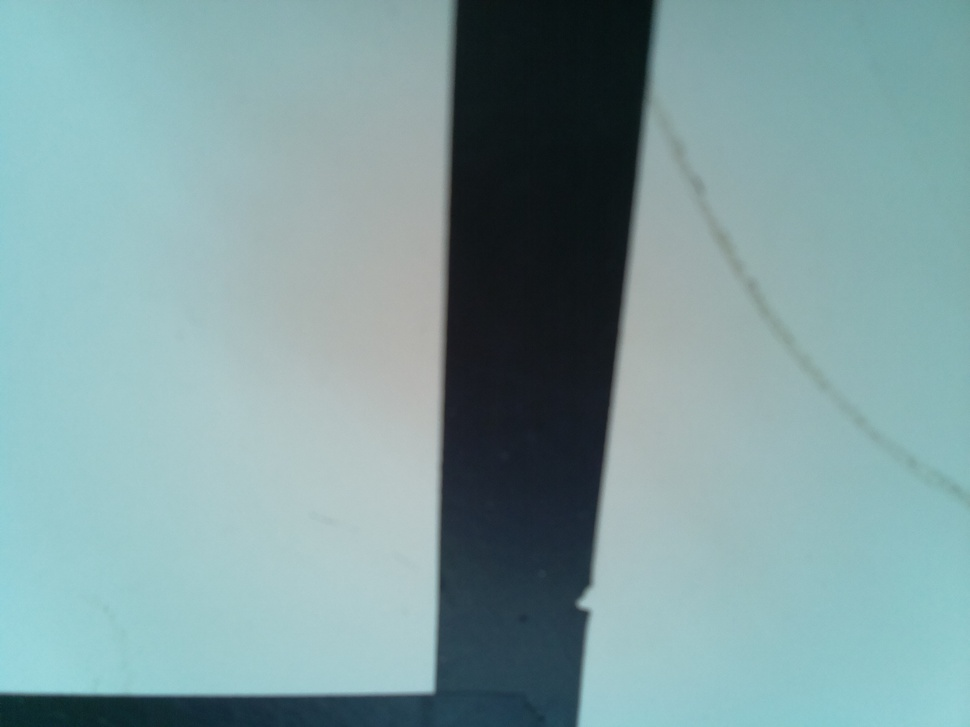
//> input picture pic.jpg, 970 x 727 px, shrunk from 2592 x 1944 before the run
$ ./proj pic.jpg 20160414_154858.jpg 20160414_154858.jpg 20160414_154858.jpg   (built with g++ and OpenCV 4)
//> lines starting //> are read from the running program, lines starting //| are printed output that depends on the picture; after the words box and inside, x2 and y2 are one past the last pixel; in counts of white or black regions, pixels touching at a corner belong together
#include <stdio.h>
#include<cstdlib>
#include<iostream>
#include <opencv2/opencv.hpp>
#include <opencv2/core/core.hpp>
#include<vector>
#include<queue>
#include<map>
#include<math.h>

#define ii pair<int,int>

using namespace cv;
using namespace std;

struct Mypoint{
int x;
int y;
int dist;

};


ii iimake(int a, int b)
{
    return ii(make_pair(a, b));
}

int colorazione[3]={0,0,0};


void calcola_colore(int dist)
{

int qualecolore = (dist/250)%3;
int intensita=(dist%250);

for(int i=0; i<3; i++)
    colorazione[i]=0;

colorazione[qualecolore]=intensita;

}


///VARIABILI DEL "ROBOT"-------------------
int soglianero=120;
int fino_a_dove=100;   ///FINO A DOVE: FIN DOVE CALCOLO LA DISTANZA, PIÙ CHE ALTRO FIN DOVE FACCIO TUTTO. ES: SE È 400, ALLORA
                        ///GUARDO (COSA GUARDO? quello che mi serve) fino a 400, appunto, pixel di distanza dal primo pixel
int distanza_isole=fino_a_dove-5; ///vedi sotto
int quanti_per_isola=3; ///QUANTI PER ISOLA: quanto è la distanza MASSIMA tra un pixel a una data distanza (distanza isole) di modo che si possano considerare
                        ///NON separati, cioè diciamo riunibili in uno stesso punto. Secondo la geometria, dovrebbe essere addirittura 1, non di più.

///VARIABILI PER LA FUNZIONE--------------
map<ii, int> distanze; ///la matrice dove il pixel in pos(x,y) è a distanza d dal primo nero trovato
int distanza_max=0;

//int vett_quanti[100000]; ///ma vett_quanti è inutilissimo!
vector<int>vettore_x[100000];
vector<int>vettore_y[100000];///100mila vuol dire che possiamo arrivare fino alla distanza di 100mila pixel (esagerato) (vedi NOTA)

//vector<int> isola_x;
//vector<int> isola_y; ///si salva il centro di ogni isola. la size è il numero di isole
vector<int> hdng_isole;
int linea_x[10000];
int linea_y[10000];

queue<Point> coda;

Mat colore;

/**
CONSIDERANDO CHE VETTORE_X (e y)  lo si usa nella bfs per le isole, alla fine, secondo me, non è nemmeno così malvagia l'idea di usarlo
per calcolare la media e poi la linea bianca A POSTERIORI, invece che calcolarla dinamicamente duarante la bfs. Così facendo si risparmia addirittura un vettore
*/

int angolo_tra(int x1, int y1, int x2, int y2){

    swap(y1,y2);
    if(x1==x2)
        if(y1<y2) return 90;
        else      return 270;
    if(y1==y2)
        if(x1<x2) return 0;
        else      return 180;


    int angolo=atan((y2-y1)/(x2-x1))*57.3;

    short seno;
    if(y2 > y1) seno=+1;
    else        seno=-1;

    if(angolo * seno > 0) return angolo;
    else                  return angolo+180;


}
float angolo_medio_linea(int* lineax, int* lineay, int lungh, int l, int step){

	//cout<<"INIZIO CALCOLO ANGOLO LINEA"<<endl;getchar();
	long long int media=0;
	int t=0, c=0;
for(int i=0; i<lungh-l; i+=step){

    c++;
    colore.at<Vec3b>(lineay[i+l],lineax[i+l]) = (Vec3b){0,0,255};
	//cout<<"finale : "<<lineax[i+l]<<" "<<lineay[i+l]<<"\n iniziale:"<<lineax[i]<<" "<<lineay[i]<<endl;
        t=angolo_tra(lineax[i],lineay[i],lineax[i+step],lineay[i+step]);
		media+=(int)t;
	//cout<<t<<" "<<media<<endl;//getchar();
	colore.at<Vec3b>(lineay[i],lineax[i]) = (Vec3b){0,0,255};

    imshow("colore",colore);
    namedWindow("colore", WINDOW_FULLSCREEN);
    //waitKey(0);
	}
	//cout<<"campionis: "<<lungh<<" "<<step<<" "<<((int)lungh/step)<<endl;
	media=media/c;
    cout<<media<<endl;
	return media;
}

void bfs_principaple(Mat& grigio){ ///COLORA "colore" e riempie la matrice DISTANZE

int primox, primoy, lastx;
    ///NOTA PER TUTTO STO CESSO
    ///IL MAT::AT(A,B) FUNZIONA CHE A SONO LE RIGHE (QUINDI LA Y) E B LE COLONNE (LA X)
for(int i=grigio.rows-1; i>=0; i--)  ///i:righe
{
    for(int j=grigio.cols -1; j>=0; j--) ///j:colonne; CERCA IL PRIMO NERO A PARTIRE DA DESTRA
    {
        if ((int)grigio.at<uchar>(i,j) <=soglianero )
        {
            primox=j;
            primoy=i;
            j=-1;///esci dal for
        }
    }

    for(int j=0; j<grigio.cols; j++) ///QUANDO HA TROVATO IL PRIMO NERO A DESTRA, LO CERCA DA SINISTRA
    {
        if ((int)grigio.at<uchar>(i,j) <=soglianero )
        {
            lastx=j;

            //escimi il for
            j=grigio.cols+10;
            i=-1;  ///QUANDO HA TROVATO IL NERO DX E IL NERO SX CHE STANNO PIÙ IN BASSO DI TUTI,
                    ///esce da tutti i for possibili, ha trovato le cordinate esatte del primo nero
        }
    }

}
primox=(primox+lastx)/2;
colore.at<Vec3b>(primoy, primox)=(Vec3b){0,0,250};
//cout<<"HO TROVATO UN NERO!"<<primox<<" "<<primoy<<endl;

///--------------------<<BFS>>---------------///

coda.push(Point(primox, primoy));
distanze[iimake(primox,primoy)]=0;

while(!coda.empty())
{
    Point corrente = coda.front();
    coda.pop();
    int xcorrente=corrente.x;
    int ycorrente=corrente.y;

    for(int i=-1; i<=1; i++)
        for(int j=-1; j<=1; j++)   ///PER OGNI VICINO DEL PIXEL CORRENTE CONTROLLA SE LO DEVI PRENDERE
        {
            int xprossimo = xcorrente+i;
            int yprossimo = ycorrente+j;
            int distcorr= distanze[iimake(xcorrente,ycorrente)];
            if((xprossimo>=0 && xprossimo<grigio.cols) &&
                (yprossimo>=0 && yprossimo<grigio.rows)  ///SE È DENTRO I CONFINI DELLA MATRICE,
                &&
                (distanze.count(iimake(xprossimo,yprossimo)) == 0 )&& ///BFS:SE NON LO HAI GIA PRESO IN CONSIDERAZIONE,
                ( (int)grigio.at<uchar>(yprossimo,xprossimo) <= soglianero) ///SE È UN NERO,
                )
            {

                coda.push(Point(xprossimo,yprossimo));    ///metti il prossimo nodo nella coda
                distanze[iimake(xprossimo,yprossimo)] =  distanze[iimake(xcorrente,ycorrente)]+1; ///setta la distanza del prossimo a la tua +1
                int distanza = distcorr+1; ///e salvala nella variabile "distanza"
                //vett_quanti[distanza]++; ///di che c'è un altro punto a quella distanza
                if(distanza> distanza_max)
                    distanza_max=distanza;
                calcola_colore(distanza);  ///colora il punto sulla immagine
                colore.at<Vec3b>(yprossimo,xprossimo) = (Vec3b){colorazione[0],colorazione[1],colorazione[2]};

                vettore_x[distanza].push_back(xprossimo);
                vettore_y[distanza].push_back(yprossimo);

             } //endif
        } //endfor


}//endwhile; fine bfs

}

void disegna_linea(){
    ///--<<CALCOLO DELLA MEDIA, PER VEDERE DOVE VA LA TRAIETTORIA DELLA LINEA>>----
int mediax;
int mediay;
for(int i=1; i<fino_a_dove; i++)
{
    mediax=0;
    mediay=0;
    //cout<<"I PIXELS A DISTANZA "<<i<<"SONO "<<vettore_x[i].size()<<" "<<vettore_y[i].size()<<" "<<vett_quanti[i]<<endl;//getchar(); //questi tre numeri dovrebbero SEMPRE essere uguali, o qualcosa non va
    for(int j=0; j<vettore_x[i].size(); j++)
    {
        //cout<<"       "<<vettore_x[i][j]<<"  "<<vettore_y[i][j]<<endl;
        mediax=mediax+vettore_x[i][j];
        mediay=mediay+vettore_y[i][j];
    }
    mediax=mediax /vettore_x[i].size();
    mediax=(int)mediax;
    mediay=mediay /vettore_y[i].size();
    mediay=(int)mediay;

    linea_x[i]=(int)mediax;
    linea_y[i]=(int)mediay;
    colore.at<Vec3b>(linea_y[i],linea_x[i])=(Vec3b){250,250,250};

    //cout<<"LA MEDIA ERA "<<mediax<<" "<<mediay<<endl<<endl;
}
}

int bfs_isole(Mat& grigio,int distanza_isole_funz){
    ///----<<LA CONTROBFS PER VEDERE QUALI SONO LE "ISOLE", cioè le ramificazioni----
map<ii, bool> usati;

int numero_isole=0;
for(int i=0; i<vettore_x[distanza_isole_funz].size(); i++)
    if(usati.count(iimake(vettore_x[distanza_isole_funz][i],vettore_y[distanza_isole_funz][i]))==0)
    {
        //cout<<"siamo !!!ALL INIZIO!! di un isola con";
        numero_isole++;
        usati[iimake(vettore_x[distanza_isole_funz][i],vettore_y[distanza_isole_funz][i])]=true;
        coda.push(Point(vettore_x[distanza_isole_funz][i],vettore_y[distanza_isole_funz][i]));

        //int mediax=0;
        //int mediay=0;
        //int pixel_per_isola=0;
        while(!coda.empty()) ///NOTA, ERA VERAMENTE UN CESSO DA IMPLEMENTARE IL FATTO DELLA DISTANZA MINIMA TRA I PIXEL ISOLA, COSÌ LASCIAI PERDERE
        {

            Point corrente = coda.front();
            coda.pop();
            int xcorrente=corrente.x;
            int ycorrente=corrente.y;

            for(int i=-1; i<=1; i++)
                for(int j=-1; j<=1; j++)   ///PER OGNI VICINO DEL PIXEL CORRENTE CONTROLLA SE LO DEVI PRENDERE
                {
                    int xprossimo = xcorrente+i;
                    int yprossimo = ycorrente+j;
                    ii  proxnodo=iimake(xprossimo,yprossimo);
                    if((xprossimo>=0 && xprossimo<grigio.cols) && (yprossimo>=0 && yprossimo<grigio.rows)  ///SE È DENTRO I CONFINI DELLA MATRICE,
                        &&
                        (usati.count(proxnodo) == 0 )&&  (abs(distanze[proxnodo]-distanza_isole_funz) <=quanti_per_isola) && ///BFS:SE NON LO HAI GIA PRESO IN CONSIDERAZIONE,
                        ( (int)grigio.at<uchar>(yprossimo,xprossimo) <= soglianero) ///SE È UN NERO,
                        )

                    {
                        usati[proxnodo]=true;
                        //cout<<"assert "<<usati.count(proxnodo)<<" == "<<usati[iimake(xprossimo,yprossimo)]<<" =? 1"<<endl;
                        coda.push(Point(xprossimo,yprossimo));
                         colore.at<Vec3b>(yprossimo,xprossimo) = (Vec3b){250,250,0};

                         //mediax+=xprossimo;
                         //mediay+=yprossimo;
                         //pixel_per_isola++;
                    }
                }
        }//endwhile

        // [6 lines of commented-out code are left out]
    }//endfor-if:trova ogni isola

    return numero_isole;
}//endfunction

void heading_isole(Mat& grigio){
    cout<<"ciao";
    map<ii, bool> usati;
    Point corrente;
    int xprossimo,yprossimo;
    ii proxnodo;
    int mediax[500], mediay[500];
    int quantix[500], quantiy[500]; //non mettiamo i vector del cazzo, sono lenti

    int dist_proxnodo;

    for(int i=0; i<vettore_x[distanza_isole].size(); i++){
        cout<<"siamo a "<<i<<"di "<<vettore_x[distanza_isole].size()<<endl;
        if(usati.count(iimake(vettore_x[distanza_isole][i],vettore_y[distanza_isole][i])) == 0)
        {

           cout<<"isola!";
           for(int k=0; k<500; k++)
            {
                mediax[k]=0;
                mediay[k]=0;
                quantix[k]=0;
                quantiy[k]=0;
            }

            coda.push(Point(vettore_x[distanza_isole][i],vettore_y[distanza_isole][i]));
            while(!coda.empty()){
                //cout<<"siamo nella bfs  ";
                corrente=coda.front();
                coda.pop();
                //cout<<corrente.x<<" "<<corrente.y<<" "<<distanze[iimake(corrente.x,corrente.y)]<<endl;
                for(int k=-1; k<=1; k++)
                    for(int j=-1; j<=1; j++)   ///PER OGNI VICINO DEL PIXEL CORRENTE CONTROLLA SE LO DEVI PRENDERE
                    {
                        xprossimo = corrente.x+k;
                        yprossimo = corrente.y+j;
                        proxnodo=iimake(xprossimo,yprossimo);
                        dist_proxnodo=distanze[proxnodo];
                        if((xprossimo>=0 && xprossimo<grigio.cols) && (yprossimo>=0 && yprossimo<grigio.rows)  ///SE È DENTRO I CONFINI DELLA MATRICE,
                            &&
                            ( (int)grigio.at<uchar>(yprossimo,xprossimo) <= soglianero)&& ///SE È UN NERO,
                            (dist_proxnodo >= distanza_isole) && (usati.count(proxnodo) == 0 )  ///BFS:SE NON LO HAI GIA PRESO IN CONSIDERAZIONE,
                            )

                        {
                            usati[proxnodo]=true;
                            //cout<<"assert "<<usati.count(proxnodo)<<" == "<<usati[iimake(xprossimo,yprossimo)]<<" =? 1"<<endl;
                            coda.push(Point(xprossimo,yprossimo));
                             mediax[dist_proxnodo-distanza_isole]+=xprossimo;
                             mediay[dist_proxnodo-distanza_isole]+=yprossimo;
                             quantix[dist_proxnodo-distanza_isole]++;
                             quantiy[dist_proxnodo-distanza_isole]++;
                        }
                    }

            }//endwhile
        for(int k=0; k<500 && quantix[k]>=1; k++)
        {
            //cout<<"sono a dist "<<k+distanza_isole<<" e ho "<<mediax[k-distanza_isole]<<" somma x per "<<quantix[k-distanza_isole]<<endl;
            mediax[k]=(int)(mediax[k]/quantix[k]);
            mediay[k]=(int)(mediay[k]/quantiy[k]);
        }

        hdng_isole.push_back(angolo_medio_linea(mediax,mediay,100, 10,10));
        cout<<"heding dell isola"<<hdng_isole.size()<<" "<<hdng_isole[hdng_isole.size()-1]<<endl;//getchar();

        }//endif/for
}//end for
cout<<"finito\n";
return;
}

int main(int argc, char** argv )
{

cout<<"ciao"<<endl;
Mat grigio=imread(argv[1], CV_LOAD_IMAGE_GRAYSCALE);
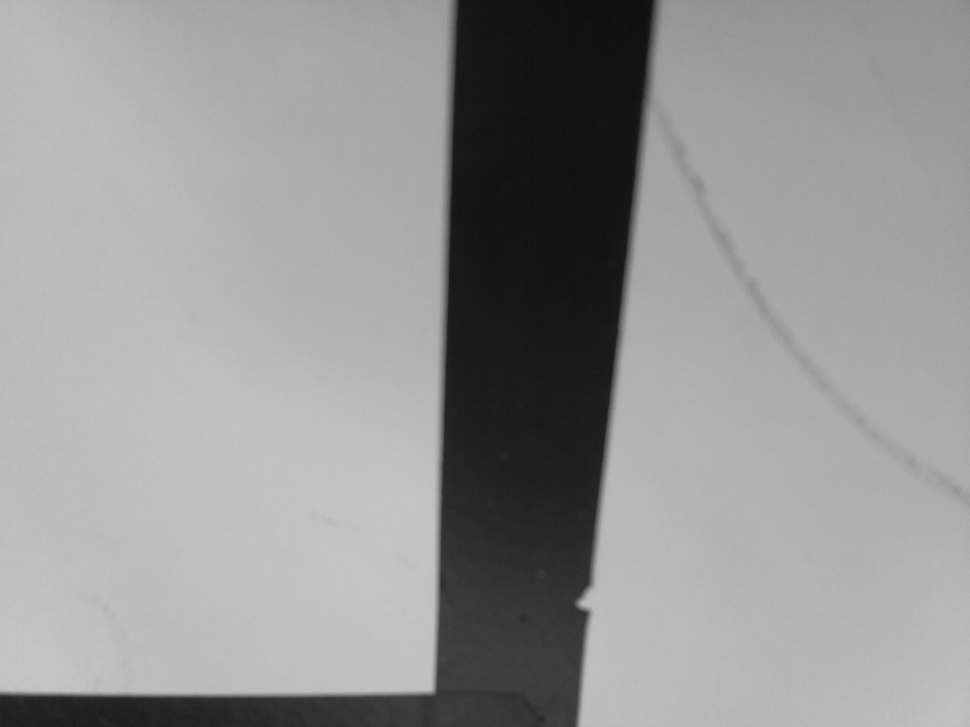
//> grigio: 727 rows x 970 cols, CV_8UC1; min 13, max 200, mean 148.9
if ( !grigio.data )
    {
        printf("No image data \n");
        return -1;
    }

///INIZIALIZZAZIONE-----------------
if(argc>=3)
{
     stringstream s;
        s<<argv[2];
        s>>fino_a_dove;
}
if(argc>=4)
{
     stringstream s;
        s<<argv[3];
        s>>distanza_isole;
}
if(argc>=5)
{
     stringstream s;
        s<<argv[4];
        s>>quanti_per_isola;
}


for(int i=0; i<10000; i++)
{
linea_x[i]=0;
linea_y[i]=0;
//vett_quanti[i]=0;
}
cvtColor(grigio,colore, CV_GRAY2BGR);
///FINZE INIZIALIZZAZIONE---------------

bfs_principaple(grigio);
//> the loop in bfs_principaple, `for(int i=grigio.rows-1; i>=0; i--)` made 1 pass
//> (primox, primoy, lastx, i) on pass 1: (576, 726, 0, -1)
//> after the loop in bfs_principaple, `for(int i=grigio.rows-1; i>=0; i--)`: primox = 576; primoy = 726; lastx = 0
//> in bfs_principaple, `primox=(primox+lastx)/2;`: primox = 288
//> in bfs_principaple, `colore.at<Vec3b>(primoy, primox)=(Vec3b){0,0,250};`: colore: 727 rows x 970 cols, CV_8UC3; mean B, G, R 148.9, 148.9, 148.9
//> in bfs_principaple, `coda.push(Point(primox, primoy));`: coda = 1 item
//> the loop in bfs_principaple, `while(!coda.empty())` made 140864 passes
//> (xcorrente, ycorrente, distanza_max) on passes 1 to 3: (288, 726, 1), (287, 725, 2), (287, 726, 2)
//> after the loop in bfs_principaple, `while(!coda.empty())`:
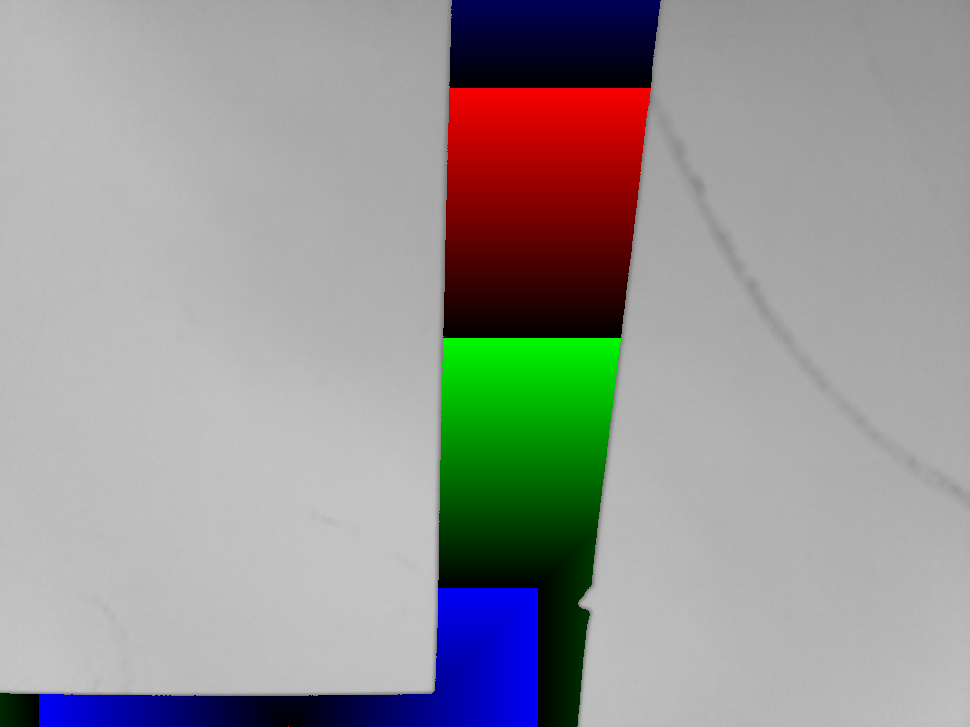
//> colore: 727 rows x 970 cols, CV_8UC3; mean B, G, R 149.1, 149.6, 150.4
//> after the loop in bfs_principaple, `while(!coda.empty())`: coda = 0 items; distanze = 140864 items; distanza_max = 837; vettore_x = 100000 items
fino_a_dove=distanza_max;
//> fino_a_dove = 837
cout<<"dist max :"<<distanza_max<<endl;
//| dist max :837

/*al massimo*/
for(int dove=2; dove<fino_a_dove; dove+=50){
    if(bfs_isole(grigio,dove)>=2){
        fino_a_dove=dove+50;
        break;
     }
}
//> this loop made 17 passes

int ub=fino_a_dove;
//> ub = 837
int lb=2;
int mid=(ub+lb)/2;
//> mid = 419

while(ub>lb+1){
    mid=(ub+lb)/2;
    if(bfs_isole(grigio,mid)==1)
        lb=mid;
    else
        ub=mid;
}
//> this loop made 10 passes
//> (mid, lb) on passes 1 to 10: (419, 419), (628, 628), (732, 732), (784, 784), (810, 810), (823, 823), (830, 830), (833, 833), (835, 835), (836, 836)
    distanza_isole=ub+5;
//> distanza_isole = 842
    fino_a_dove=distanza_isole-15;
//> fino_a_dove = 827

cout<<"una fatta\n";
disegna_linea();
//> the loop in disegna_linea, `for(int i=1; i<fino_a_dove; i++)` made 826 passes
//> (mediax, mediay) on passes 1 to 3: (288, 725), (288, 724), (288, 723)
//> after the loop in disegna_linea, `for(int i=1; i<fino_a_dove; i++)`:
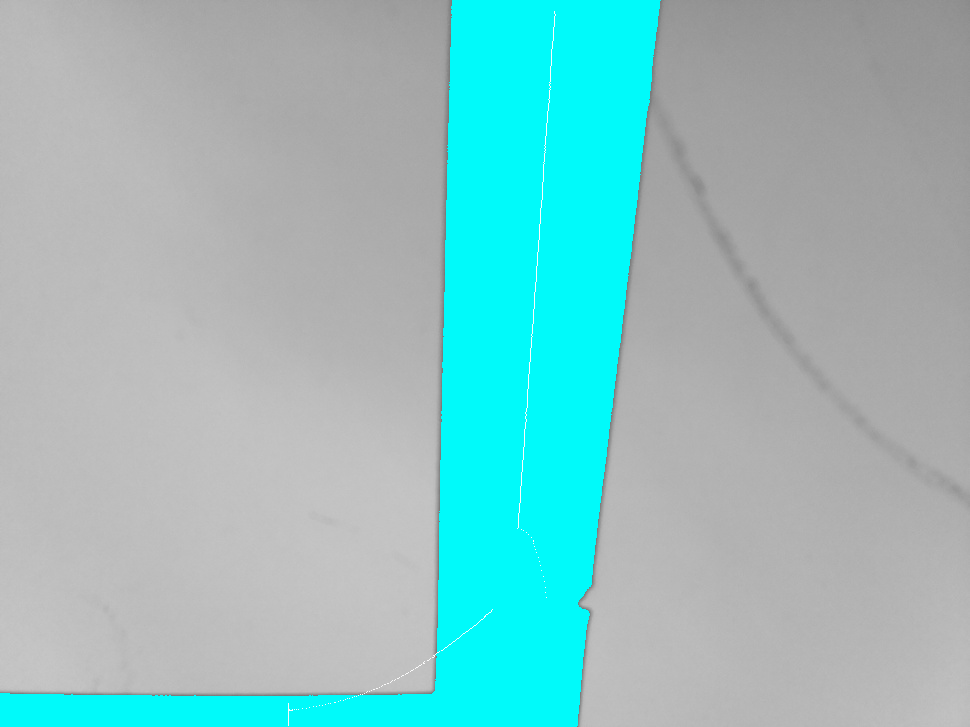
//> colore: 727 rows x 970 cols, CV_8UC3; 19.98% of pixels changed, all inside (x1, y1, x2, y2) = (0, 0, 661, 727)
//> after the loop in disegna_linea, `for(int i=1; i<fino_a_dove; i++)`: mediax = 554; mediay = 11; linea_x = 10000 values, max 555 at index 822, min 0 at index 0, mean 38.99; linea_y = 10000 values, max 725 at index 1, min 0 at index 0, mean 34.83
cout<<"due\n";
int direzione_principale = angolo_medio_linea(linea_x,linea_y,fino_a_dove, 10,3);
//> the loop in angolo_medio_linea, `for(int i=0; i<lungh-l; i+=step)` made 273 passes
//> (y1 in angolo_tra, y2 in angolo_tra, t, media) on passes 2 to 4: (721, 723, 90, 27), (719, 721, 90, 117), (717, 719, 90, 207)
//> after the loop in angolo_medio_linea, `for(int i=0; i<lungh-l; i+=step)`:
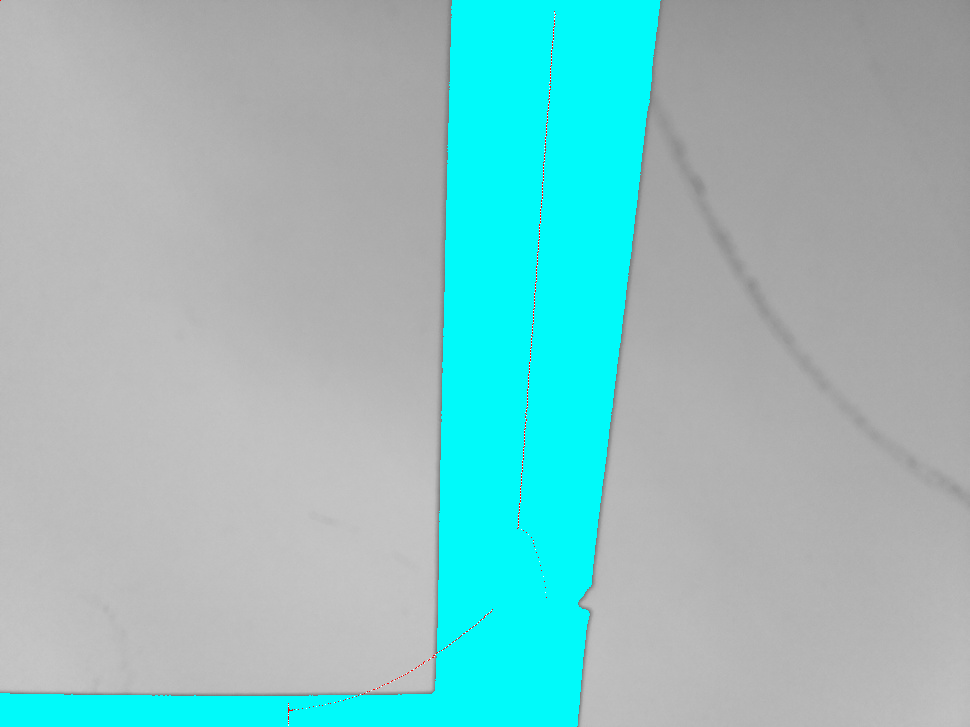
//> colore: 727 rows x 970 cols, CV_8UC3; 0.07% of pixels changed, all inside (x1, y1, x2, y2) = (0, 0, 556, 724)
//| 117
cout<<"L'ANGOLO ERA CIRCA "<<direzione_principale<<endl;
//| L'ANGOLO ERA CIRCA 117

cout<<" a "<<distanza_isole<<" "<<bfs_isole(grigio,distanza_isole)<<endl;
//| 0
//getchar();
heading_isole(grigio);

cout<<"\nfine--------------------------------------------\n";

namedWindow("finito", WINDOW_FULLSCREEN);
imshow("finito",colore);
 imwrite("immagine2.png", colore);
/*
namedWindow("grigio", WINDOW_NORMAL);
imshow("grigio",grigio);*/
  waitKey(0);
    return 0;
}


// [13 lines of commented-out code are left out]
